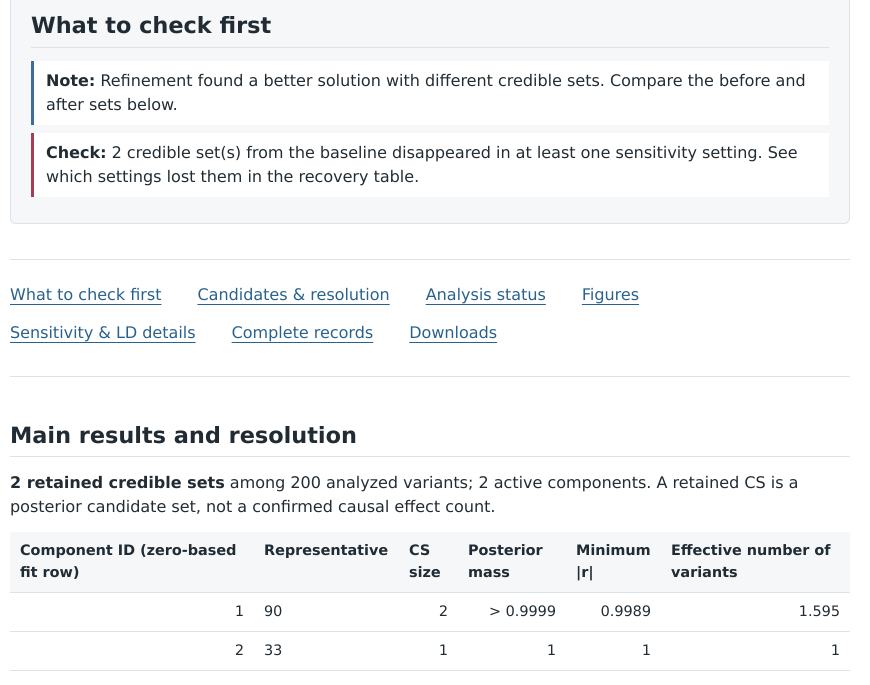
#> input picture 03_results/report_snippets/checks_and_results.png, 1740 x 1370 px (shown at 1/2 size)
$ python make_report_figure_compact.py
#> lines starting #> are read from the running program, lines starting #| are printed output that depends on the picture
### 04_figures_tables/_bench_style.py
"""Shared style and drawing helpers for the manuscript benchmark figures."""

from __future__ import annotations

import gzip
import json
import os
import subprocess
from pathlib import Path

PAPER = Path(__file__).resolve().parents[1]
os.environ.setdefault("MPLCONFIGDIR", str(PAPER / ".cache/matplotlib"))

import matplotlib

matplotlib.use("Agg")
import numpy as np
from matplotlib import colors as mcolors
from matplotlib import font_manager, ticker
from matplotlib import patheffects as pe
from matplotlib import pyplot as plt

# Okabe-Ito blue/vermillion; validated (light surface) for CVD and normal-vision separation.
PRUSIE = "#0072B2"
SUSIE = "#D55E00"
COLORS = {"prusie": PRUSIE, "susieR": SUSIE}
DARK = {"prusie": "#004a75", "susieR": "#8f3d00"}
LABELS = {"prusie": "prusie 0.3.0", "susieR": "susieR 0.16.6"}
HIGHLIGHT = "#CC79A7"

INK = "#1f1f1e"
INK2 = "#52514e"
MUTED = "#8a8984"
GRID = "#e6e5e1"
NEUTRAL = INK2

MM = 1.0 / 25.4
DOUBLE_COLUMN_IN = 180.0 * MM
SINGLE_COLUMN_IN = 86.0 * MM
GIB = 2.0**30

RECORDS = PAPER / "03_results/benchmark_records.jsonl.gz"
FIGURES = PAPER / "04_figures_tables/figures"


def _sans_font():
    try:
        path = subprocess.run(
            ["kpsewhich", "texgyreheros-regular.otf"], capture_output=True, text=True, check=False
        ).stdout.strip()
    except OSError:
        path = ""
    if path:
        for face in ("regular", "bold", "italic"):
            candidate = path.replace("regular", face)
            if Path(candidate).exists():
                font_manager.fontManager.addfont(candidate)
        return "TeX Gyre Heros"
    return "DejaVu Sans"


def style(salt="prusie-manuscript"):
#> called with salt = 'prusie-report'
    plt.rcParams.update(
        {
            "font.family": _sans_font(),
            "mathtext.fontset": "custom",
            "mathtext.it": "TeX Gyre Heros:italic",
            "mathtext.rm": "TeX Gyre Heros",
            "font.size": 7,
            "axes.labelsize": 7,
            "axes.titlesize": 7.5,
            "axes.titleweight": "bold",
            "axes.titlelocation": "left",
            "axes.titlepad": 5,
            "xtick.labelsize": 6.5,
            "ytick.labelsize": 6.5,
            "legend.fontsize": 7,
            "text.color": INK,
            "axes.labelcolor": INK,
            "axes.edgecolor": INK2,
            "xtick.color": INK2,
            "ytick.color": INK2,
            "xtick.labelcolor": INK,
            "ytick.labelcolor": INK,
            "axes.linewidth": 0.6,
            "axes.spines.top": False,
            "axes.spines.right": False,
            "xtick.major.width": 0.6,
            "ytick.major.width": 0.6,
            "xtick.minor.width": 0.4,
            "ytick.minor.width": 0.4,
            "xtick.major.size": 2.5,
            "ytick.major.size": 2.5,
            "xtick.minor.size": 1.4,
            "ytick.minor.size": 1.4,
            "legend.frameon": False,
            "lines.solid_capstyle": "round",
            "pdf.fonttype": 42,
            "svg.fonttype": "none",
            "svg.hashsalt": salt,
            "figure.facecolor": "white",
            "savefig.facecolor": "white",
        }
    )
#> (the call stopped at in _sans_font, `path = subprocess.run( ["kpsewhich", "texgyreheros-regular.otf"], capt..`: subprocess is not available in this run)


def load_records(path=RECORDS):
    with gzip.open(Path(path), "rt") as stream:
        return [json.loads(line) for line in stream]


def primary(records, panel):
    return [r for r in records if r["panel"] == panel and r["kind"] == "primary"]


# [5 lines left out: function plain_log_axis, not called in this run]


def grid(ax, axis="y"):
    ax.grid(axis=axis, which="major", color=GRID, lw=0.5, zorder=0)
    ax.set_axisbelow(True)


# [29 lines left out: functions tint, density_scatter, binned_median, not called in this run]


HALO = [pe.Stroke(linewidth=3.0, foreground="white"), pe.Normal()]


# [31 lines left out: functions median_line, note, not called in this run]


def panel_letter(ax, letter, x=-0.14, y=1.04):
    ax.text(
        x,
        y,
        letter,
        transform=ax.transAxes,
        fontsize=9,
        fontweight="bold",
        va="bottom",
        ha="left",
        color=INK,
    )


def save(fig, output, name, *, png_dpi=300, tight=False):
    output = Path(output)
    output.mkdir(parents=True, exist_ok=True)
    extra = {"bbox_inches": "tight", "pad_inches": 0.02} if tight else {}
    fig.savefig(output / f"{name}.pdf", metadata={"CreationDate": None, "ModDate": None}, dpi=600, **extra)
    fig.savefig(output / f"{name}.svg", metadata={"Date": None}, dpi=600, **extra)
    fig.savefig(output / f"{name}.png", dpi=png_dpi, **extra)
    plt.close(fig)

### 04_figures_tables/make_report_figure_compact.py
"""Compact variant of the offline-report figure for possible main-text use.

Writes figures/report_compact.{pdf,svg,png}. Uses the same screenshots as
make_report_figure.py; panel b omits the in-page navigation-link strip.
"""

from __future__ import annotations

import os
import sys
from pathlib import Path

PAPER = Path(__file__).resolve().parents[1]
os.environ.setdefault("MPLCONFIGDIR", str(PAPER / ".cache/matplotlib"))
sys.path.insert(0, str(PAPER / "scripts"))

import numpy as np
from matplotlib import pyplot as plt
from matplotlib.patches import FancyBboxPatch
from PIL import Image

from _bench_style import DOUBLE_COLUMN_IN, INK, INK2, MM, PRUSIE, panel_letter, save, style

SNIPPETS = PAPER / "03_results/report_snippets"
FIGURES = PAPER / "04_figures_tables/figures"

SECTIONS = (
    ("What to check first", "b"),
    ("Main results and resolution", "b"),
    ("Analysis status", None),
    ("Figures", "c"),
    ("Sensitivity and LD diagnostics", None),
    ("Complete records and provenance", None),
    ("Machine-readable exports", None),
)
NAV_STRIP = (460, 800)


def schematic(ax):
    ax.set_axis_off()
    ax.set_xlim(0, 2)
    ax.set_ylim(0, 4)
    for i, (title, link) in enumerate(SECTIONS):
        col, row = divmod(i, 4)
        x, y = col * 1.0, 3 - row
        ax.add_patch(FancyBboxPatch(
            (x + 0.01, y + 0.1), 0.96, 0.8, boxstyle="round,pad=0,rounding_size=0.03",
            facecolor="#eef4f9" if link else "#f5f5f3",
            edgecolor=PRUSIE if link else "#c9c8c3", lw=0.8 if link else 0.5,
            mutation_aspect=0.5,
        ))
        ax.text(x + 0.04, y + 0.5, f"{i + 1}  {title}", fontsize=5.8,
                fontweight="bold" if link else "normal", color=INK if link else INK2,
                va="center")
        if link:
            ax.text(x + 0.95, y + 0.5, link, fontsize=5.8, fontweight="bold",
                    color=PRUSIE, va="center", ha="right")


def snippet(ax, image):
    ax.imshow(image, interpolation="lanczos")
    ax.set_xticks([])
    ax.set_yticks([])
    for spine in ax.spines.values():
        spine.set_visible(True)
        spine.set_edgecolor("#c9c8c3")
        spine.set_linewidth(0.6)


def checks_without_nav():
    image = np.asarray(Image.open(SNIPPETS / "checks_and_results.png").convert("RGB"))
#> image is the input picture: shape (1370, 1740, 3); mean R, G, B 243.6, 244.8, 245.9
    top, bottom = NAV_STRIP
    return np.concatenate([image[:top], image[bottom:]])
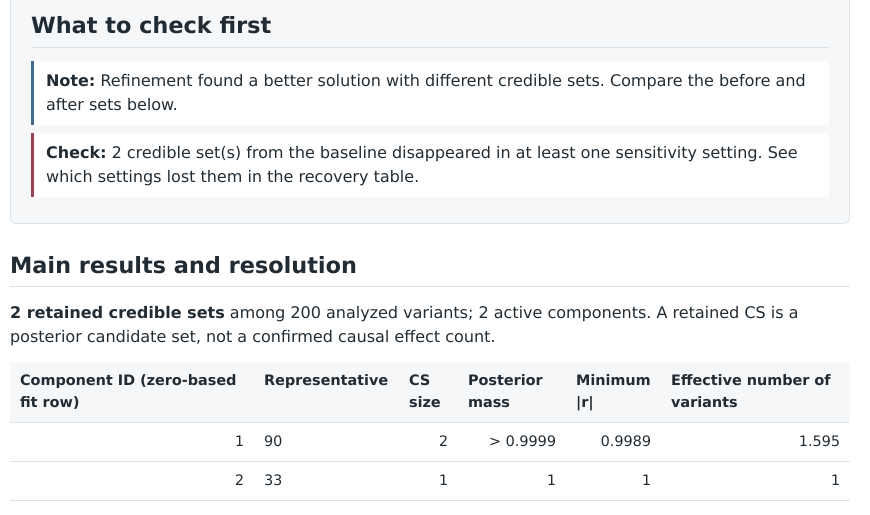
#> returned value: shape (1030, 1740, 3) (shown at 1/2 size); mean of channels 0, 1, 2 241.9, 243, 244; drawn as R, G, B


def main():
    style("prusie-report")
    b_img = checks_without_nav()
    c_img = np.asarray(Image.open(SNIPPETS / "locus_overview.png").convert("RGB"))
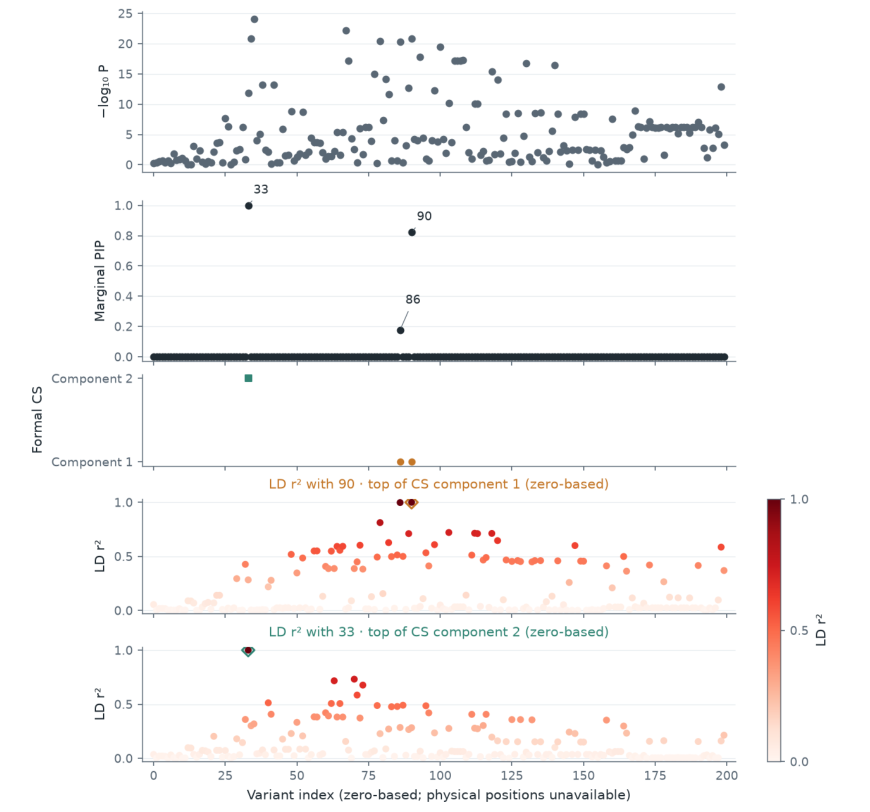
#> input picture 03_results/report_snippets/locus_overview.png, 1740 x 1624 px (shown at 1/2 size)
#> c_img is the input picture: shape (1624, 1740, 3); mean R, G, B 249, 248, 247.9
    width = DOUBLE_COLUMN_IN
    left, gap, right_w, top, bottom = 0.005, 0.035, 0.45, 0.95, 0.005
    mid_w = 1 - left - gap - right_w - 0.005
    c_in = right_w * width * c_img.shape[0] / c_img.shape[1]
#> c_in = 2.98
    height = c_in / (top - bottom)
#> height = 3.15
    fig = plt.figure(figsize=(width, height))
    b_h = mid_w * width * b_img.shape[0] / b_img.shape[1] / height
#> b_h = 0.673
    ax_c = fig.add_axes((1 - 0.005 - right_w, bottom, right_w, top - bottom))
    ax_b = fig.add_axes((left, bottom, mid_w, b_h))
    a_bottom = bottom + b_h + 0.055
#> a_bottom = 0.733
    ax_a = fig.add_axes((left, a_bottom, mid_w, top - a_bottom))

    schematic(ax_a)
    snippet(ax_b, b_img)
    snippet(ax_c, c_img)
    panel_letter(ax_a, "a", x=-0.012, y=1.02)
    panel_letter(ax_b, "b", x=-0.012, y=1.03)
    panel_letter(ax_c, "c", x=-0.04, y=1.0)
    save(fig, FIGURES, "report_compact")
#> in save, `fig.savefig(output / f"{name}.pdf", metadata={"CreationDate": None, "M..`:
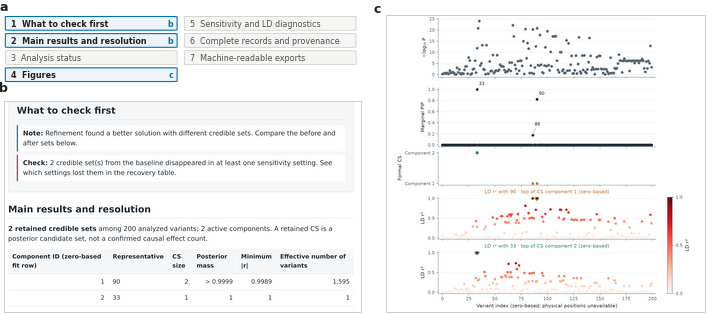
#> figure drawn by matplotlib, 3 panels


if __name__ == "__main__":
    main()
